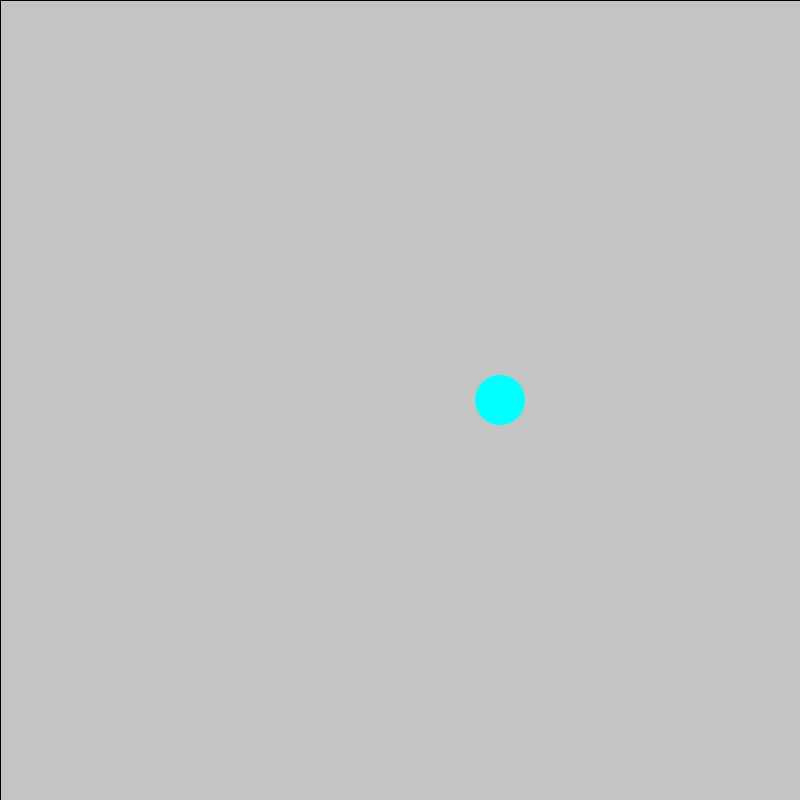
Frame 1 (no input)
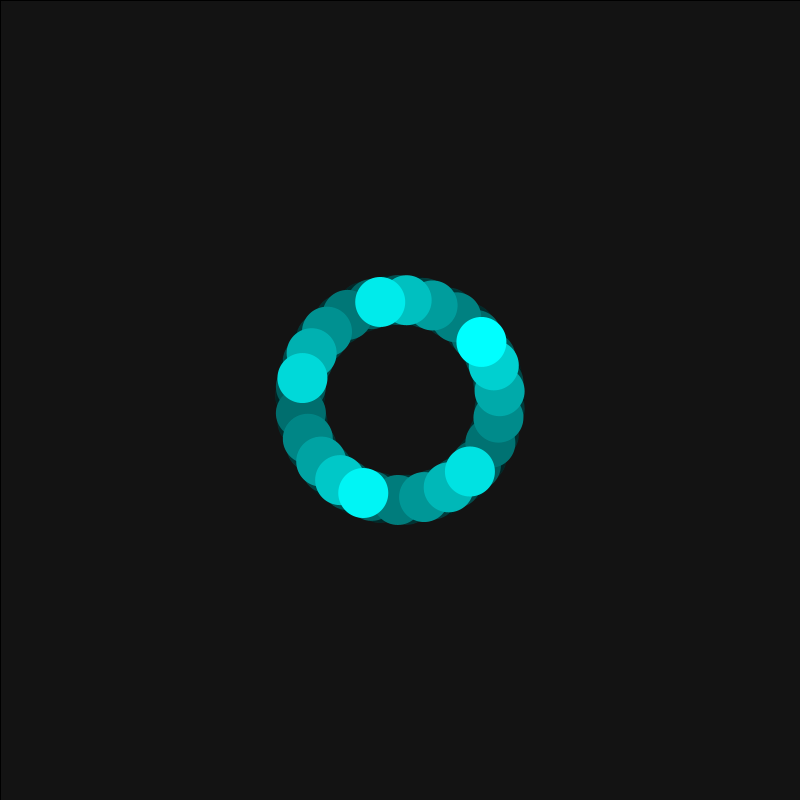
Frame 60 (the mouse pressed at the canvas centre just before this capture)
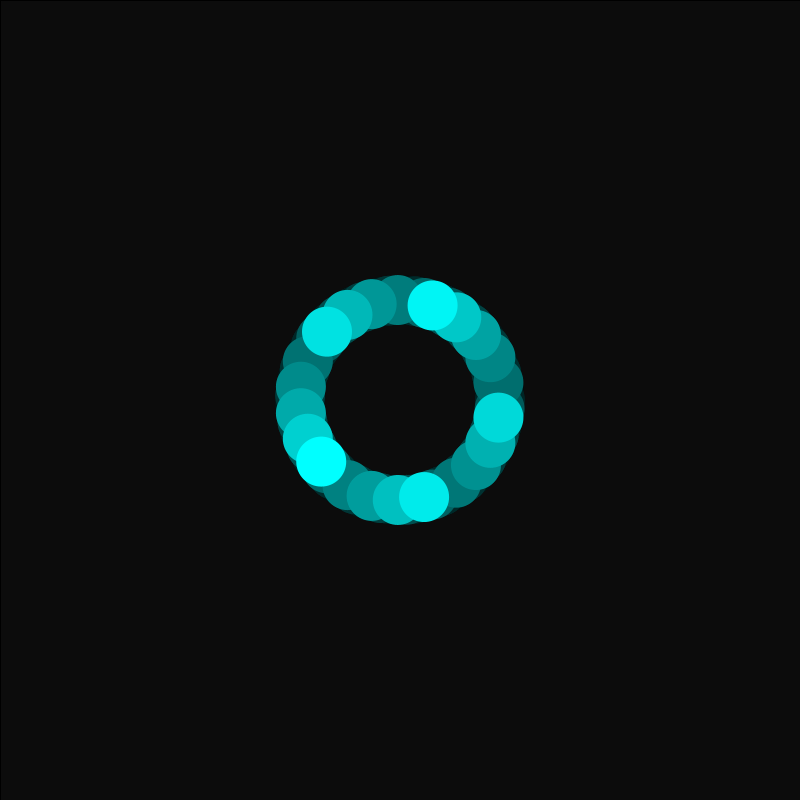
Frame 120 (the mouse held since frame 60 and released just before this capture)

The Processing sketch that drew these frames (run headless with seeded random() and noise(); from frame 60 on, the mouse is pressed at the canvas centre):

// Processing sketch: sin_cos
// ── sin_cos.pde
float theta;
float r = 100;

void setup(){
size(800,800);

smooth();
}

void draw(){
  
  fill(0,10);
  rect(0,0,width,height);
  
  float x;
  float y;
  
x = r * cos(theta);
y = r * sin(theta);

fill(0,255,255);
noStroke();
ellipse(x+width/2,y+height/2,50,50);

theta += 10;

}
